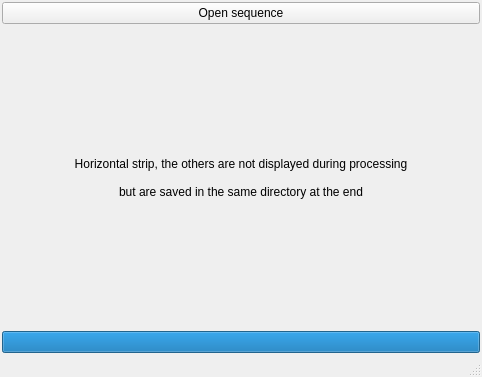
<?xml version="1.0" encoding="UTF-8"?>
<ui version="4.0">
 <class>TLStripMainWindow</class>
 <widget class="QMainWindow" name="TLStripMainWindow">
  <property name="geometry">
   <rect>
    <x>0</x>
    <y>0</y>
    <width>482</width>
    <height>377</height>
   </rect>
  </property>
  <property name="windowTitle">
   <string>Timelapse strip</string>
  </property>
  <widget class="QWidget" name="centralWidget">
   <layout class="QGridLayout" name="gridLayout">
    <property name="leftMargin">
     <number>2</number>
    </property>
    <property name="topMargin">
     <number>2</number>
    </property>
    <property name="rightMargin">
     <number>2</number>
    </property>
    <property name="bottomMargin">
     <number>2</number>
    </property>
    <property name="verticalSpacing">
     <number>2</number>
    </property>
    <item row="0" column="0">
     <widget class="QPushButton" name="openButton">
      <property name="toolTip">
       <string>Open a serie of images</string>
      </property>
      <property name="statusTip">
       <string>Open a serie of images to be converted to timelapse strip</string>
      </property>
      <property name="text">
       <string>Open sequence</string>
      </property>
     </widget>
    </item>
    <item row="1" column="0">
     <widget class="QLabel" name="imageLabel">
      <property name="text">
       <string>Horizontal strip, the others are not displayed during processing

but are saved in the same directory at the end</string>
      </property>
      <property name="scaledContents">
       <bool>true</bool>
      </property>
      <property name="alignment">
       <set>Qt::AlignCenter</set>
      </property>
     </widget>
    </item>
    <item row="2" column="0">
     <widget class="QProgressBar" name="progressBar">
      <property name="value">
       <number>100</number>
      </property>
      <property name="textVisible">
       <bool>false</bool>
      </property>
     </widget>
    </item>
   </layout>
  </widget>
  <widget class="QStatusBar" name="statusBar"/>
 </widget>
 <layoutdefault spacing="6" margin="11"/>
 <resources/>
 <connections/>
</ui>
